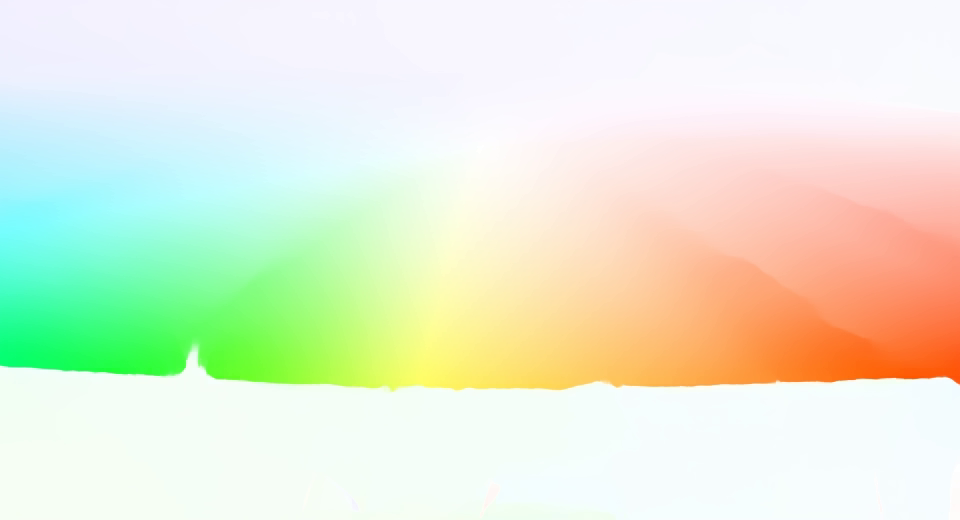
#> input picture frame 4 of Module_6/RAFT video/RAFT.avi, 960 x 520 px, given in place of nhd.002.001.left.avi, which was not available
$ python stabilize.py
#> lines starting #> are read from the running program, lines starting #| are printed output that depends on the picture; pictures that were not available may be replaced by others from this repository, and a replacement may not be noted
import cv2
import numpy as np

# Code assumes that the video lives in the following
# folder and is titled video.wmv.
folder_template = './data/optical_flow/{0}'
# Reset frequency determines how many frames the
# stabilization will track before resetting to the
# identity transform. May switch to using a maximum
# translation, rotation, scale, etc.
reset_frequency = 100

# Step 1 - Get frame-to-frame transform matrices
cap = cv2.VideoCapture(folder_template.format('nhd.002.001.left.avi'))
frames = [cap.read()[1][:, :, 0]]
transforms = [np.identity(3)]
height, width = frames[0].shape
#> height = 520; width = 960
while(cap.isOpened()):
    try:
        current = cap.read()[1][:, :, 0]
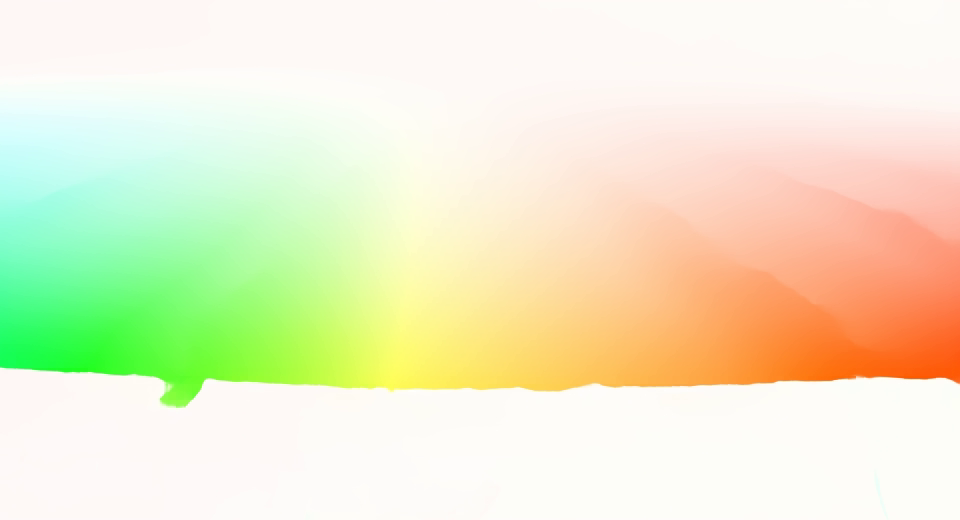
#> input picture frame 5 of Module_6/RAFT video/RAFT.avi, 960 x 520 px, given in place of nhd.002.001.left.avi, which was not available
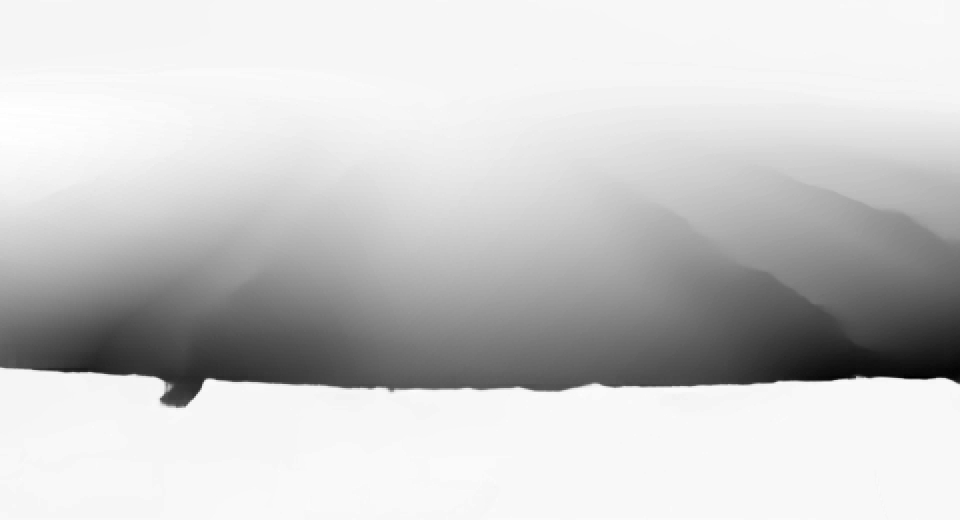
#> current: shape (520, 960); min 0, max 255, mean 203.1
    except TypeError:
        break
    prev_corner = cv2.goodFeaturesToTrack(frames[-1], 200, 0.0001, 10);
#> prev_corner = 200 rows, first 8: [199, 365], [777, 381], [958, 383], [185, 367], [207, 373], [392, 390], [616, 387], [855, 379]
    cur_corner, status, _ = cv2.calcOpticalFlowPyrLK(frames[-1], current, prev_corner, np.array([]))
#> cur_corner = 200 rows, first 8: [228.6, 378.4], [756.5, 382.4], [957.5, 383.3], [200.5, 390.5], [164.4, 400.6], [451.8, 390.9], [609.3, 388.3], [854.1, 377.5]; status = 200 values, max 1 at index 0, min 0 at index 25, mean 0.76
    prev_corner, cur_corner = map(lambda corners: corners[status.ravel().astype(bool)], [prev_corner, cur_corner])
#> prev_corner = 152 rows, first 8: [199, 365], [777, 381], [958, 383], [185, 367], [207, 373], [392, 390], [616, 387], [855, 379]; cur_corner = 152 rows, first 8: [228.6, 378.4], [756.5, 382.4], [957.5, 383.3], [200.5, 390.5], [164.4, 400.6], [451.8, 390.9], [609.3, 388.3], [854.1, 377.5]
    transform, _ = cv2.estimateAffine2D(prev_corner, cur_corner, True)
#> transform = [[1.01, 0.118, -52.06], [-0.000701, 1.11, -42.09]]
    if transform is not None:
        transform = np.append(transform, [[0, 0, 1]], axis=0)
#> transform = [[1.01, 0.118, -52.06], [-0.000701, 1.11, -42.09], [0, 0, 1]]
    if transform is None:
        transform = transforms[-1]
    transforms.append(transform)
    frames.append(current)
cap.release()

# Step #2 use the transforms to stabilize images
height, width = frames[0].shape
stabilized_frames = []
last_transform = np.identity(3)
for frame, transform, index in zip(frames, transforms, range(len(frames))):
    transform = transform.dot(last_transform)
    if index % reset_frequency == 0:
        transform = np.identity(3)
    last_transform = transform
    inverse_transform = cv2.invertAffineTransform(transform[:2])
    stabilized_frames.append(cv2.warpAffine(frame, inverse_transform, (width, height)))

writer = cv2.VideoWriter(folder_template.format('output.mp4'),
                         cv2.VideoWriter_fourcc('m', 'p', '4', 'v'),
                         20.0, (width*2, height), False)
for frame, stabilized in zip(frames, stabilized_frames):
    writer.write(np.concatenate([frame, stabilized], axis=1))
writer.release()
print("done!")

$ run again, starting later in the video
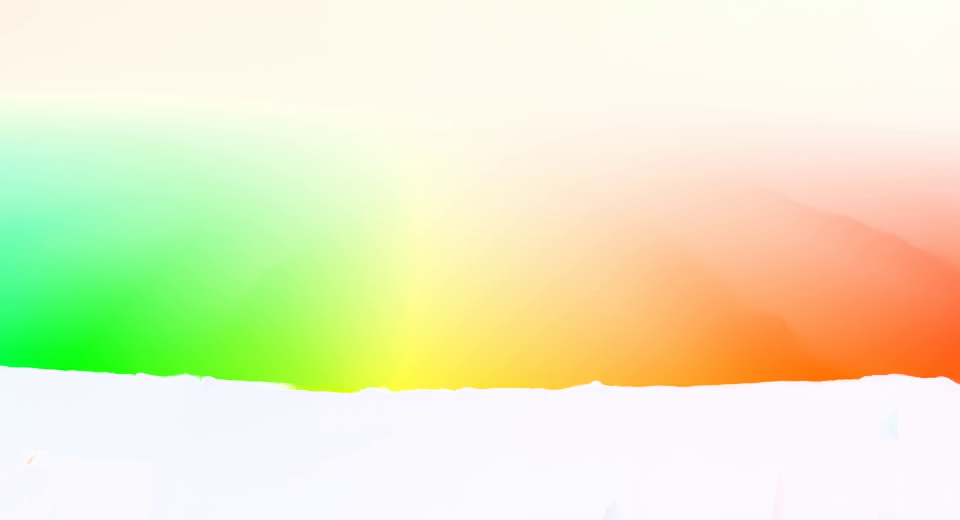
#> input picture frame 21 of Module_6/RAFT video/RAFT.avi, 960 x 520 px, given in place of nhd.002.001.left.avi, which was not available
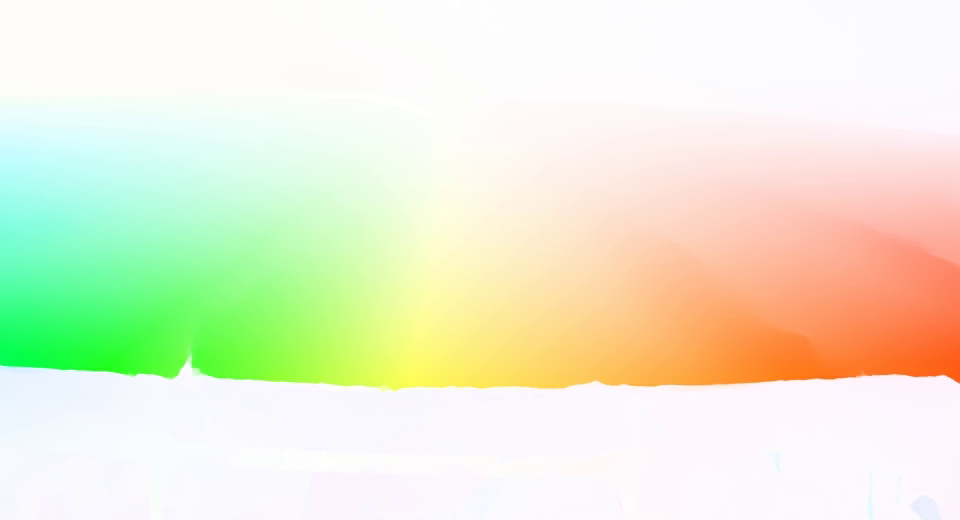
#> input picture frame 22 of Module_6/RAFT video/RAFT.avi, 960 x 520 px, given in place of nhd.002.001.left.avi, which was not available
#> `current = cap.read()[1][:, :, 0]`:
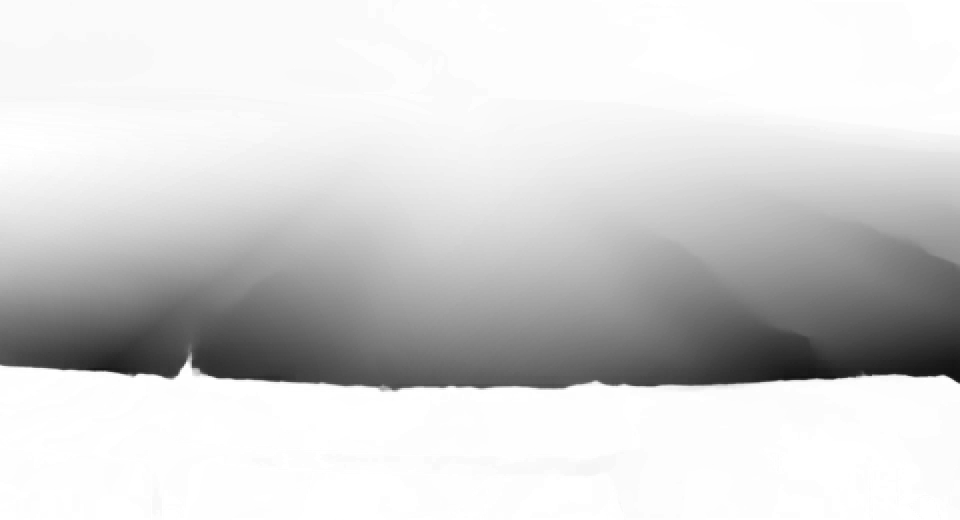
#> current: shape (520, 960); min 17, max 255, mean 211.4
#> `prev_corner = cv2.goodFeaturesToTrack(frames[-1], 200, 0.0001, 10);`: prev_corner = 200 rows, first 8: [200, 378], [134, 374], [296, 388], [361, 390], [864, 376], [454, 390], [958, 383], [281, 383]
#> `cur_corner, status, _ = cv2.calcOpticalFlowPyrLK(frames[-1], current, ..`: cur_corner = 200 rows, first 8: [221.1, 379.7], [133.8, 374.6], [207.5, 374.5], [178.5, 373.4], [847.6, 376.5], [442.4, 387.7], [1047.9, 383.5], [185.7, 365.1]; status = 200 values, max 1 at index 0, min 0 at index 6, mean 0.73
#> `prev_corner, cur_corner = map(lambda corners: corners[status.ravel().a..`: prev_corner = 146 rows, first 8: [200, 378], [134, 374], [296, 388], [361, 390], [864, 376], [454, 390], [281, 383], [392, 391]; cur_corner = 146 rows, first 8: [221.1, 379.7], [133.8, 374.6], [207.5, 374.5], [178.5, 373.4], [847.6, 376.5], [442.4, 387.7], [185.7, 365.1], [216.9, 378.6]
#> `transform, _ = cv2.estimateAffine2D(prev_corner, cur_corner, True)`: transform = [[1, -0.1, 37.55], [-0.000247, 0.948, 19.58]]
#> `transform = np.append(transform, [[0, 0, 1]], axis=0)`: transform = [[1, -0.1, 37.55], [-0.000247, 0.948, 19.58], [0, 0, 1]]

$ run again, starting later in the video
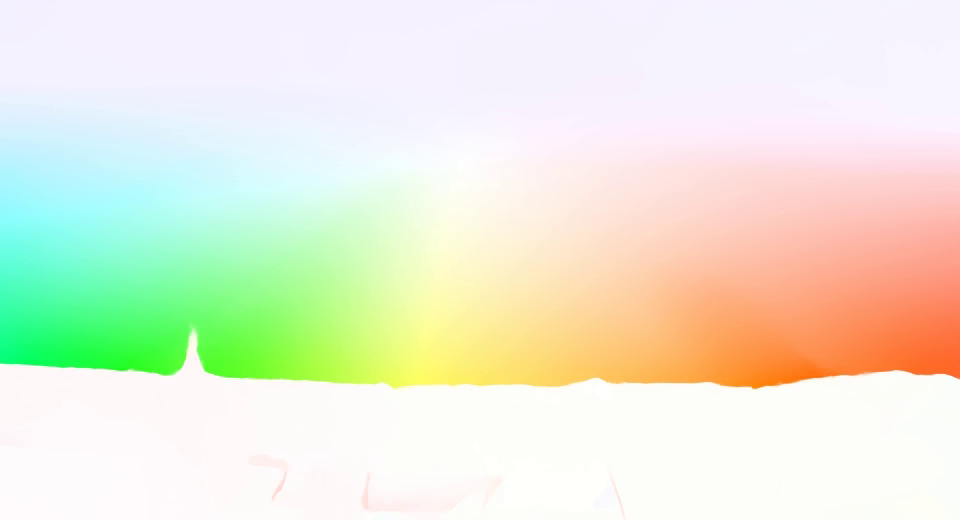
#> input picture frame 38 of Module_6/RAFT video/RAFT.avi, 960 x 520 px, given in place of nhd.002.001.left.avi, which was not available
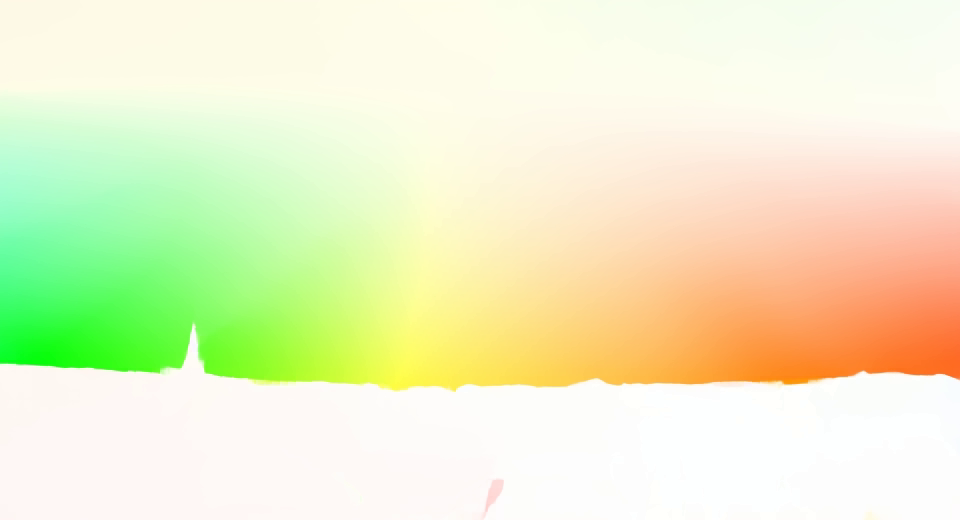
#> input picture frame 39 of Module_6/RAFT video/RAFT.avi, 960 x 520 px, given in place of nhd.002.001.left.avi, which was not available
#> `current = cap.read()[1][:, :, 0]`:
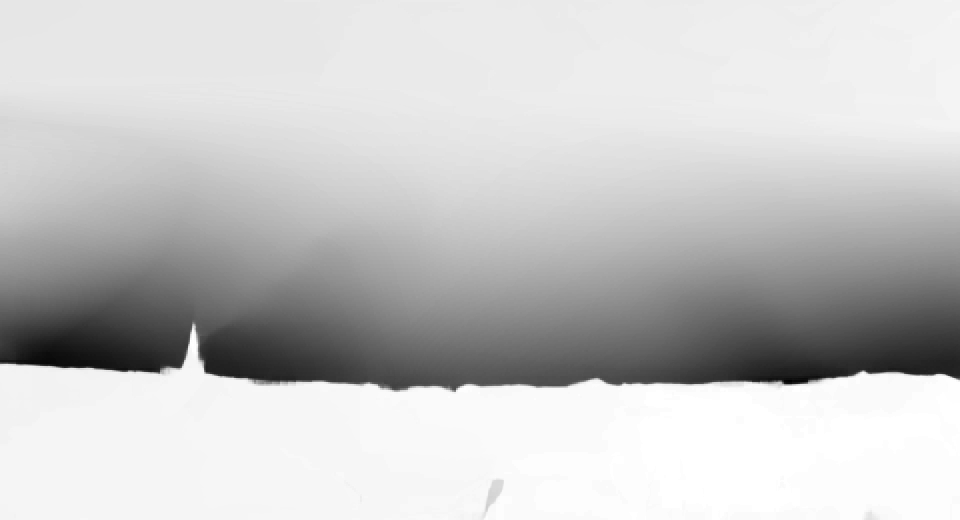
#> current: shape (520, 960); min 1, max 255, mean 199.4
#> `prev_corner = cv2.goodFeaturesToTrack(frames[-1], 200, 0.0001, 10);`: prev_corner = 200 rows, first 8: [750, 387], [205, 371], [193, 329], [129, 370], [181, 367], [607, 381], [392, 387], [958, 379]
#> `cur_corner, status, _ = cv2.calcOpticalFlowPyrLK(frames[-1], current, ..`: cur_corner = 200 rows, first 8: [782.4, 382.9], [205.7, 371.8], [193.5, 326.3], [-59.66, 364.2], [182.4, 362.9], [445.9, 388.4], [447.8, 389.7], [955.8, 379]; status = 200 values, max 1 at index 0, min 0 at index 3, mean 0.605
#> `prev_corner, cur_corner = map(lambda corners: corners[status.ravel().a..`: prev_corner = 121 rows, first 8: [750, 387], [205, 371], [193, 329], [181, 367], [607, 381], [392, 387], [958, 379], [721, 385]; cur_corner = 121 rows, first 8: [782.4, 382.9], [205.7, 371.8], [193.5, 326.3], [182.4, 362.9], [445.9, 388.4], [447.8, 389.7], [955.8, 379], [615.9, 382.3]
#> `transform, _ = cv2.estimateAffine2D(prev_corner, cur_corner, True)`: transform = [[0.989, 0.108, -34.14], [0.00131, 1.04, -15.61]]
#> `transform = np.append(transform, [[0, 0, 1]], axis=0)`: transform = [[0.989, 0.108, -34.14], [0.00131, 1.04, -15.61], [0, 0, 1]]
#> the loop `for frame, transform, index in zip(frames, transforms, range(len(frame..` made 10 passes
#> last_transform on pass 1: [[1, 0, 0], [0, 1, 0], [0, 0, 1]]
#> after the loop `for frame, transform, index in zip(frames, transforms, range(len(frame..`: stabilized_frames = 10 items
#> the loop `for frame, stabilized in zip(frames, stabilized_frames):` made 10 passes
